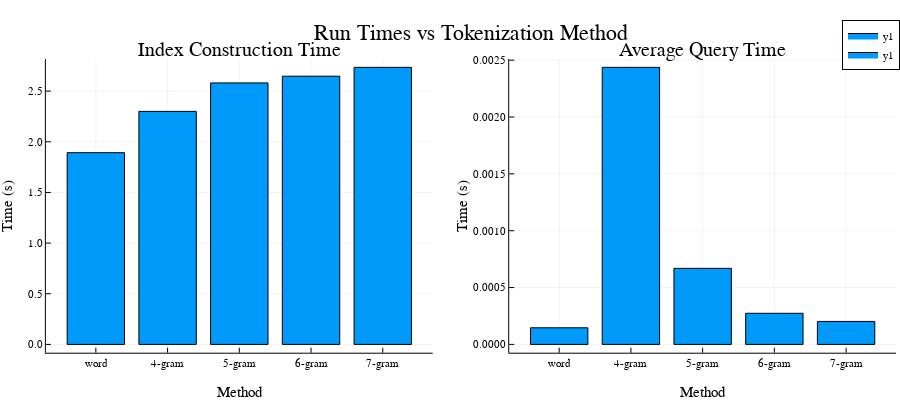

The cell this chart's notebook holds for it:
### Markdown cell above
Interestingly, it appears that comments have the strongest impact on indexing time; enriching the basic information with comments alone results in a >5x increase in the time it takes to index the corpus, nearly ~2.5x more than if we enrich with both speech recognition and optical character recognition. This trend is certainly also present in average query time, but the differences are less pronounced. The comments had better be pretty useful for improving search, then, or else they're just not worth it. We will probably see a similar trend in index storage and query time as wee see here. 

For the time being, let's take a quick look at how n-gram size impacts indexing time if it does at all.

### Code cell
nogram_mask = (ismissing.(indexes[:,"ngram_size"]))
gram4_mask = coalesce.(indexes[:,"ngram_size"].==4,false)
gram5_mask = coalesce.(indexes[:,"ngram_size"].==5,false)
gram6_mask = coalesce.(indexes[:,"ngram_size"].==6,false)
gram7_mask = coalesce.(indexes[:,"ngram_size"].==7,false)
#Bitwise operators on missing values return missing, so we fill them in with false.


p1 = bar(
    [
        mean(indexes[nogram_mask,"indexing_time"]),
        mean(indexes[gram4_mask,"indexing_time"]),
        mean(indexes[gram5_mask,"indexing_time"]),
        mean(indexes[gram6_mask,"indexing_time"]),
        mean(indexes[gram7_mask,"indexing_time"])
    ],
    xticks = (1:5, ["word","4-gram","5-gram","6-gram","7-gram"]),
    title = "Index Construction Time",
    xlabel = "Method",
    ylabel = "Time (s)",
    legend = false
)

p2 = bar(
    [
        mean(indexes[nogram_mask,"index_avg_query_time"]),
        mean(indexes[gram4_mask,"index_avg_query_time"]),
        mean(indexes[gram5_mask,"index_avg_query_time"]),
        mean(indexes[gram6_mask,"index_avg_query_time"]),
        mean(indexes[gram7_mask,"index_avg_query_time"])
    ],
    xticks = (1:5, ["word","4-gram","5-gram","6-gram","7-gram"]),
    title = "Average Query Time",
    xlabel = "Method",
    ylabel = "Time (s)",
    legend = false
)


plot([p1,p2]..., layout=(1,2), size=(900,400), plot_title = "Run Times vs Tokenization Method")

### Figure 1 — Plotly figure (JSON) as saved in the notebook; plotly's stock layout.template omitted (floating-point values rounded to 4 significant figures)
{"data": [{"fill": "tozeroy", "fillcolor": "rgba(0, 154, 250, 1.000)", "legendgroup": "y1", "line": {"color": "rgba(0, 0, 0, 1.000)", "dash": "solid", "width": 1}, "mode": "lines", "name": "y1", "showlegend": true, "type": "scatter", "x": [0.6, 0.6, 1.4, 1.4, 0.6, 0.6], "xaxis": "x1", "y": [1.892, 0, 0, 1.892, 1.892, 1.892], "yaxis": "y1"}, {"fill": "tozeroy", "fillcolor": "rgba(0, 154, 250, 1.000)", "legendgroup": "y1", "line": {"color": "rgba(0, 0, 0, 1.000)", "dash": "solid", "width": 1}, "mode": "lines", "name": "y1", "showlegend": false, "type": "scatter", "x": [1.6, 1.6, 2.4, 2.4, 1.6, 1.6], "xaxis": "x1", "y": [2.3, 0, 0, 2.3, 2.3, 2.3], "yaxis": "y1"}, {"fill": "tozeroy", "fillcolor": "rgba(0, 154, 250, 1.000)", "legendgroup": "y1", "line": {"color": "rgba(0, 0, 0, 1.000)", "dash": "solid", "width": 1}, "mode": "lines", "name": "y1", "showlegend": false, "type": "scatter", "x": [2.6, 2.6, 3.4, 3.4, 2.6, 2.6], "xaxis": "x1", "y": [2.581, 0, 0, 2.581, 2.581, 2.581], "yaxis": "y1"}, {"fill": "tozeroy", "fillcolor": "rgba(0, 154, 250, 1.000)", "legendgroup": "y1", "line": {"color": "rgba(0, 0, 0, 1.000)", "dash": "solid", "width": 1}, "mode": "lines", "name": "y1", "showlegend": false, "type": "scatter", "x": [3.6, 3.6, 4.4, 4.4, 3.6, 3.6], "xaxis": "x1", "y": [2.647, 0, 0, 2.647, 2.647, 2.647], "yaxis": "y1"}, {"fill": "tozeroy", "fillcolor": "rgba(0, 154, 250, 1.000)", "legendgroup": "y1", "line": {"color": "rgba(0, 0, 0, 1.000)", "dash": "solid", "width": 1}, "mode": "lines", "name": "y1", "showlegend": false, "type": "scatter", "x": [4.6, 4.6, 5.4, 5.4, 4.6, 4.6], "xaxis": "x1", "y": [2.735, 0, 0, 2.735, 2.735, 2.735], "yaxis": "y1"}, {"colorbar": {"title": ""}, "legendgroup": "y1", "marker": {"color": "rgba(0, 154, 250, 0.000)", "line": {"color": "rgba(0, 0, 0, 0.000)", "width": 1}, "size": 0, "symbol": "circle"}, "mode": "markers", "name": "y1", "showlegend": false, "type": "scatter", "x": [1, 2, 3, 4, 5], "xaxis": "x1", "y": [1.892, 2.3, 2.581, 2.647, 2.735], "yaxis": "y1", "zmax": null, "zmin": null}, {"fill": "tozeroy", "fillcolor": "rgba(0, 154, 250, 1.000)", "legendgroup": "y1", "line": {"color": "rgba(0, 0, 0, 1.000)", "dash": "solid", "width": 1}, "mode": "lines", "name": "y1", "showlegend": true, "type": "scatter", "x": [0.6, 0.6, 1.4, 1.4, 0.6, 0.6], "xaxis": "x2", "y": [0.0001461, 0, 0, 0.0001461, 0.0001461, 0.0001461], "yaxis": "y2"}, {"fill": "tozeroy", "fillcolor": "rgba(0, 154, 250, 1.000)", "legendgroup": "y1", "line": {"color": "rgba(0, 0, 0, 1.000)", "dash": "solid", "width": 1}, "mode": "lines", "name": "y1", "showlegend": false, "type": "scatter", "x": [1.6, 1.6, 2.4, 2.4, 1.6, 1.6], "xaxis": "x2", "y": [0.002437, 0, 0, 0.002437, 0.002437, 0.002437], "yaxis": "y2"}, {"fill": "tozeroy", "fillcolor": "rgba(0, 154, 250, 1.000)", "legendgroup": "y1", "line": {"color": "rgba(0, 0, 0, 1.000)", "dash": "solid", "width": 1}, "mode": "lines", "name": "y1", "showlegend": false, "type": "scatter", "x": [2.6, 2.6, 3.4, 3.4, 2.6, 2.6], "xaxis": "x2", "y": [0.0006689, 0, 0, 0.0006689, 0.0006689, 0.0006689], "yaxis": "y2"}, {"fill": "tozeroy", "fillcolor": "rgba(0, 154, 250, 1.000)", "legendgroup": "y1", "line": {"color": "rgba(0, 0, 0, 1.000)", "dash": "solid", "width": 1}, "mode": "lines", "name": "y1", "showlegend": false, "type": "scatter", "x": [3.6, 3.6, 4.4, 4.4, 3.6, 3.6], "xaxis": "x2", "y": [0.0002736, 0, 0, 0.0002736, 0.0002736, 0.0002736], "yaxis": "y2"}, {"fill": "tozeroy", "fillcolor": "rgba(0, 154, 250, 1.000)", "legendgroup": "y1", "line": {"color": "rgba(0, 0, 0, 1.000)", "dash": "solid", "width": 1}, "mode": "lines", "name": "y1", "showlegend": false, "type": "scatter", "x": [4.6, 4.6, 5.4, 5.4, 4.6, 4.6], "xaxis": "x2", "y": [0.000202, 0, 0, 0.000202, 0.000202, 0.000202], "yaxis": "y2"}, {"colorbar": {"title": ""}, "legendgroup": "y1", "marker": {"color": "rgba(0, 154, 250, 0.000)", "line": {"color": "rgba(0, 0, 0, 0.000)", "width": 1}, "size": 0, "symbol": "circle"}, "mode": "markers", "name": "y1", "showlegend": false, "type": "scatter", "x": [1, 2, 3, 4, 5], "xaxis": "x2", "y": [0.0001461, 0.002437, 0.0006689, 0.0002736, 0.000202], "yaxis": "y2", "zmax": null, "zmin": null}], "layout": {"annotations": [{"font": {"color": "rgba(0, 0, 0, 1.000)", "family": "sans-serif", "size": 20}, "rotation": 0, "showarrow": false, "text": "Index Construction Time", "x": 0.2659, "xanchor": "center", "xref": "paper", "y": 0.95, "yanchor": "top", "yref": "paper"}, {"font": {"color": "rgba(0, 0, 0, 1.000)", "family": "sans-serif", "size": 20}, "rotation": 0, "showarrow": false, "text": "Average Query Time", "x": 0.7807, "xanchor": "center", "xref": "paper", "y": 0.95, "yanchor": "top", "yref": "paper"}, {"font": {"color": "rgba(0, 0, 0, 1.000)", "family": "sans-serif", "size": 22}, "rotation": 0, "showarrow": false, "text": "Run Times vs Tokenization Method", "x": 0.5233, "xanchor": "center", "xref": "paper", "y": 1, "yanchor": "top", "yref": "paper"}], "height": 400, "legend": {"bgcolor": "rgba(255, 255, 255, 1.000)", "bordercolor": "rgba(0, 0, 0, 1.000)", "borderwidth": 1, "font": {"color": "rgba(0, 0, 0, 1.000)", "family": "sans-serif", "size": 11}, "title": {"font": {"color": "rgba(0, 0, 0, 1.000)", "family": "sans-serif", "size": 15}, "text": ""}, "tracegroupgap": 0, "traceorder": "normal", "x": 1, "xanchor": "auto", "y": 1, "yanchor": "auto"}, "margin": {"b": 20, "l": 0, "r": 0, "t": 20}, "paper_bgcolor": "rgba(255, 255, 255, 1.000)", "plot_bgcolor": "rgba(255, 255, 255, 1.000)", "showlegend": true, "width": 900, "xaxis1": {"anchor": "y1", "domain": [0.05098, 0.4808], "gridcolor": "rgba(0, 0, 0, 0.100)", "gridwidth": 0.5, "linecolor": "rgba(0, 0, 0, 1.000)", "mirror": false, "range": [0.3034, 5.697], "showgrid": true, "showline": true, "showticklabels": true, "tickangle": 0, "tickcolor": "rgb(0, 0, 0)", "tickfont": {"color": "rgba(0, 0, 0, 1.000)", "family": "sans-serif", "size": 11}, "tickmode": "array", "ticks": "inside", "ticktext": ["word", "4-gram", "5-gram", "6-gram", "7-gram"], "tickvals": [1, 2, 3, 4, 5], "title": "Method", "titlefont": {"color": "rgba(0, 0, 0, 1.000)", "family": "sans-serif", "size": 15}, "type": "-", "visible": true, "zeroline": false, "zerolinecolor": "rgba(0, 0, 0, 1.000)"}, "xaxis2": {"anchor": "y2", "domain": [0.5658, 0.9956], "gridcolor": "rgba(0, 0, 0, 0.100)", "gridwidth": 0.5, "linecolor": "rgba(0, 0, 0, 1.000)", "mirror": false, "range": [0.3034, 5.697], "showgrid": true, "showline": true, "showticklabels": true, "tickangle": 0, "tickcolor": "rgb(0, 0, 0)", "tickfont": {"color": "rgba(0, 0, 0, 1.000)", "family": "sans-serif", "size": 11}, "tickmode": "array", "ticks": "inside", "ticktext": ["word", "4-gram", "5-gram", "6-gram", "7-gram"], "tickvals": [1, 2, 3, 4, 5], "title": "Method", "titlefont": {"color": "rgba(0, 0, 0, 1.000)", "family": "sans-serif", "size": 15}, "type": "-", "visible": true, "zeroline": false, "zerolinecolor": "rgba(0, 0, 0, 1.000)"}, "xaxis3": {"anchor": "y3", "domain": [0.05098, 0.9956], "gridcolor": "rgba(0, 0, 0, 0.100)", "gridwidth": 0.5, "linecolor": "rgba(0, 0, 0, 1.000)", "mirror": false, "range": [0, 1], "showgrid": true, "showline": false, "showticklabels": true, "tickangle": 0, "tickcolor": "rgb(0, 0, 0)", "tickfont": {"color": "rgba(0, 0, 0, 1.000)", "family": "sans-serif", "size": 11}, "tickmode": "array", "ticks": "inside", "ticktext": ["0.0", "0.2", "0.4", "0.6", "0.8", "1.0"], "tickvals": [0, 0.2, 0.4, 0.6, 0.8, 1], "title": "", "titlefont": {"color": "rgba(0, 0, 0, 1.000)", "family": "sans-serif", "size": 15}, "type": "-", "visible": false, "zeroline": false, "zerolinecolor": "rgba(0, 0, 0, 1.000)"}, "yaxis1": {"anchor": "x1", "domain": [0.07581, 0.8915], "gridcolor": "rgba(0, 0, 0, 0.100)", "gridwidth": 0.5, "linecolor": "rgba(0, 0, 0, 1.000)", "mirror": false, "range": [-0.08204, 2.817], "showgrid": true, "showline": true, "showticklabels": true, "tickangle": 0, "tickcolor": "rgb(0, 0, 0)", "tickfont": {"color": "rgba(0, 0, 0, 1.000)", "family": "sans-serif", "size": 11}, "tickmode": "array", "ticks": "inside", "ticktext": ["0.0", "0.5", "1.0", "1.5", "2.0", "2.5"], "tickvals": [0, 0.5, 1, 1.5, 2, 2.5], "title": "Time (s)", "titlefont": {"color": "rgba(0, 0, 0, 1.000)", "family": "sans-serif", "size": 15}, "type": "-", "visible": true, "zeroline": false, "zerolinecolor": "rgba(0, 0, 0, 1.000)"}, "yaxis2": {"anchor": "x2", "domain": [0.07581, 0.8915], "gridcolor": "rgba(0, 0, 0, 0.100)", "gridwidth": 0.5, "linecolor": "rgba(0, 0, 0, 1.000)", "mirror": false, "range": [-7.31e-05, 0.00251], "showgrid": true, "showline": true, "showticklabels": true, "tickangle": 0, "tickcolor": "rgb(0, 0, 0)", "tickfont": {"color": "rgba(0, 0, 0, 1.000)", "family": "sans-serif", "size": 11}, "tickmode": "array", "ticks": "inside", "ticktext": ["0.0000", "0.0005", "0.0010", "0.0015", "0.0020", "0.0025"], "tickvals": [0, 0.0005, 0.001, 0.0015, 0.002, 0.0025], "title": "Time (s)", "titlefont": {"color": "rgba(0, 0, 0, 1.000)", "family": "sans-serif", "size": 15}, "type": "-", "visible": true, "zeroline": false, "zerolinecolor": "rgba(0, 0, 0, 1.000)"}, "yaxis3": {"anchor": "x3", "domain": [0.95, 1], "gridcolor": "rgba(0, 0, 0, 0.100)", "gridwidth": 0.5, "linecolor": "rgba(0, 0, 0, 1.000)", "mirror": false, "range": [0, 1], "showgrid": true, "showline": false, "showticklabels": true, "tickangle": 0, "tickcolor": "rgb(0, 0, 0)", "tickfont": {"color": "rgba(0, 0, 0, 1.000)", "family": "sans-serif", "size": 11}, "tickmode": "array", "ticks": "inside", "ticktext": ["0.0", "0.2", "0.4", "0.6", "0.8", "1.0"], "tickvals": [0, 0.2, 0.4, 0.6, 0.8, 1], "title": "", "titlefont": {"color": "rgba(0, 0, 0, 1.000)", "family": "sans-serif", "size": 15}, "type": "-", "visible": false, "zeroline": false, "zerolinecolor": "rgba(0, 0, 0, 1.000)"}}}
